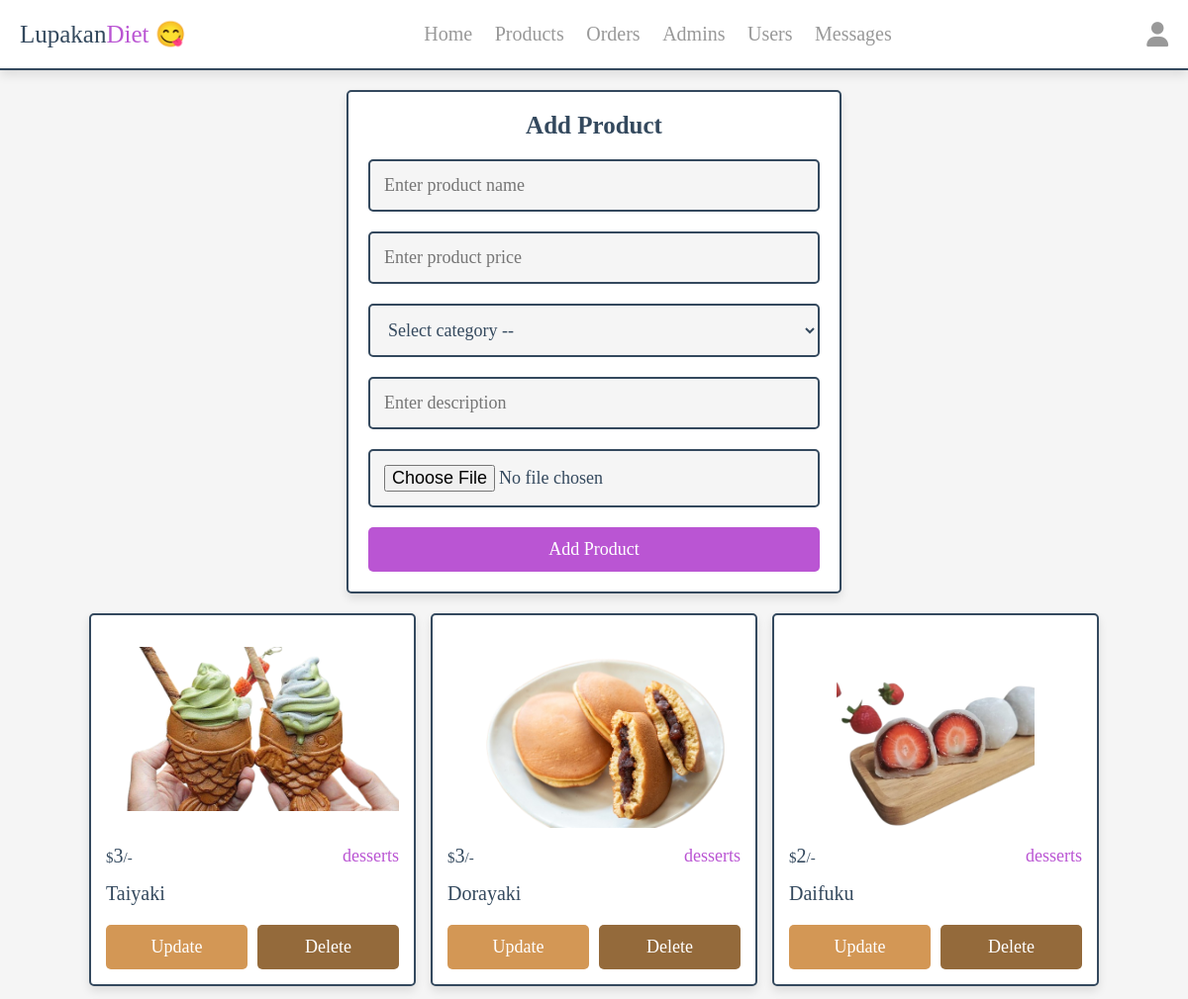
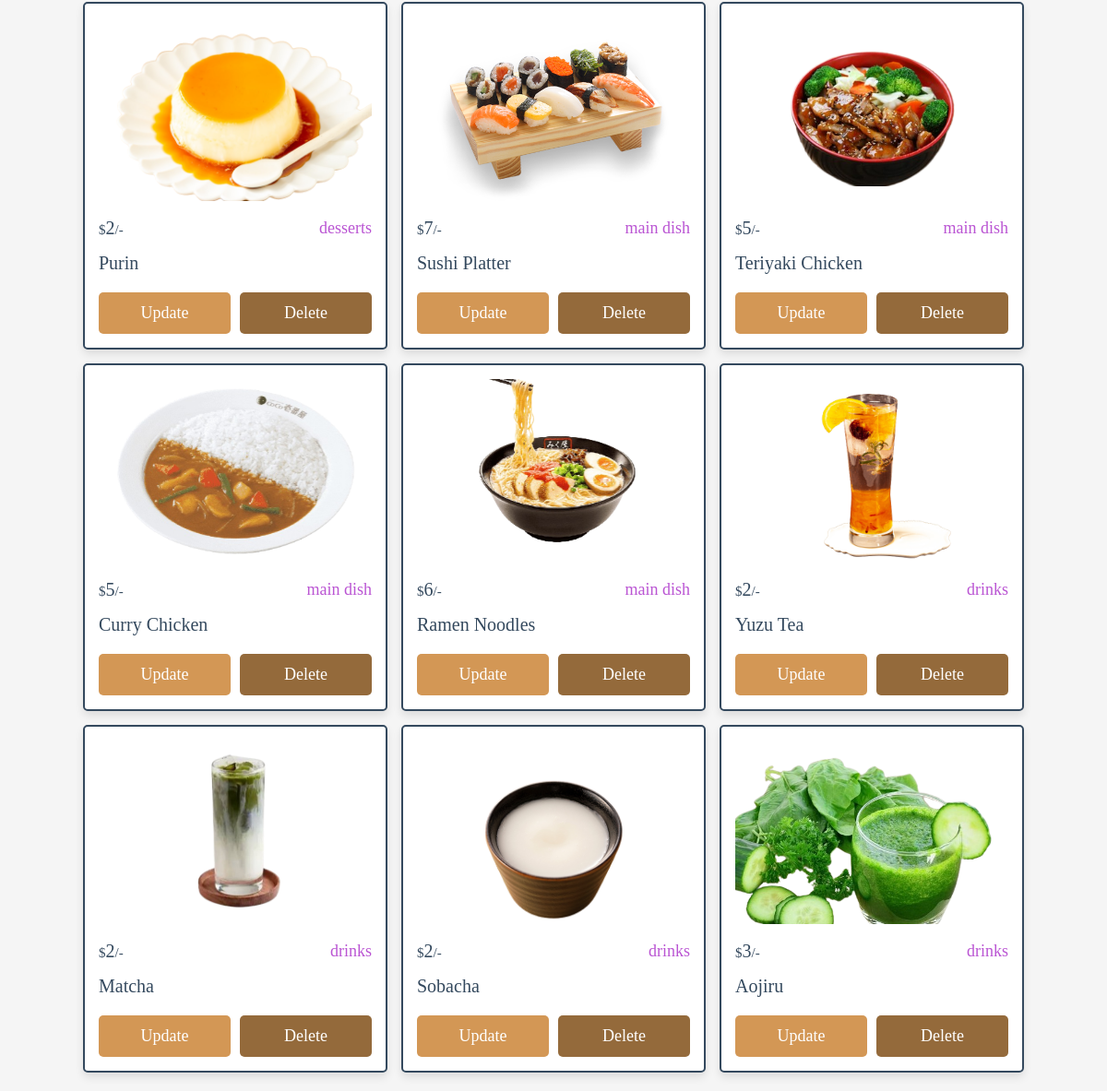
The app's page /admin/products.php (signed in) with its own data (2 pictures, top to bottom).
### tables this page shows
CREATE TABLE `products` (
  `id` int(100) NOT NULL,
  `name` varchar(100) NOT NULL,
  `category` varchar(100) NOT NULL,
  `price` int(10) NOT NULL,
  `image` varchar(100) NOT NULL,
  `description` varchar(500) NOT NULL
);

### admin/products.php (the view, shortened to what this page needs)
<?php
include '../components/connect.php';
?>
<!DOCTYPE html>
<html lang="en">
<head>
   <link rel="stylesheet" href="https://cdnjs.cloudflare.com/ajax/libs/font-awesome/6.1.1/css/all.min.css">
   <link rel="stylesheet" href="../css/admin_style.css">
</head>
<body>
<?php include '../components/admin_header.php' ?>
<section class="add-products">
   <form action="" method="POST" enctype="multipart/form-data">
      <h3>add product</h3>
      <input type="text" required placeholder="Enter product name" name="name" maxlength="100" class="box">
      <input type="number" required placeholder="Enter product price" name="price" min="0" max="9999999999" onkeypress="if(this.value.length == 10) return false;" class="box">
      <select name="category" class="box" required>
         <option value="" disabled selected>Select category --</option>
      </select>
      <input name="description" class="box" required placeholder="Enter description" maxlength="500" cols="30" rows="10">
      <input type="file" name="image" class="box" accept="image/jpg, image/jpeg, image/png, image/webp" required>
      <input type="submit" value="add product" name="add_product" class="btn">
   </form>
</section>
<section class="show-products" style="padding-top: 0;">
   <div class="box-container">
   <?php
      $show_products = $conn->prepare("SELECT * FROM `products`");
      $show_products->execute();
      if($show_products->rowCount() > 0){
         while($fetch_products = $show_products->fetch(PDO::FETCH_ASSOC)){
   ?>
   <div class="box">
      <img src="../uploaded_img/<?= $fetch_products['image']; ?>" alt="">
      <div class="flex">
         <div class="price"><span>$</span><?= $fetch_products['price']; ?><span>/-</span></div>
         <div class="category"><?= $fetch_products['category']; ?></div>
      </div>
      <div class="name"><?= $fetch_products['name']; ?></div>
      <div class="flex-btn">
         <a href="update_product.php?update=<?= $fetch_products['id']; ?>" class="option-btn">update</a>
         <a href="products.php?delete=<?= $fetch_products['id']; ?>" class="delete-btn" onclick="return confirm('delete this product?');">delete</a>
      </div>
   </div>
   <?php
         }
      }else{
         echo '<p class="empty">no products added yet!</p>';
      }
   ?>
   </div>
</section>
</body>
</html>

### css/admin_style.css (style rules this page uses)
:root { --main-color:#BA55D3; --red: #946a3b; --orange: #d39755; --black:#34495e; --white:#fff; --light-bg:#f5f5f5; --light-color:#999; --border:.2rem solid var(--black); --box-shadow:0 .5rem 1rem rgba(0,0,0,.1); }
* { font-family: Candara; margin:0; padding:0; box-sizing: border-box; text-decoration: none; outline: none; border:none; }
html { font-size: 62.5%; overflow-x: hidden; }
body { background-color: var(--light-bg); }
section { max-width: 1200px; margin:0 auto; padding:2rem; }
.btn, .delete-btn, .option-btn { display: block; margin-top: 1rem; border-radius: .5rem; cursor: pointer; width: 100%; font-size: 1.8rem; color:var(--white); padding:1.2rem 3rem; text-transform: capitalize; text-align: center; }
.btn { background-color: var(--main-color); }
.delete-btn { background-color: var(--red); }
.option-btn { background-color: var(--orange); }
.flex-btn { display: flex; gap:1rem; }
.add-products form { margin:0 auto; max-width: 50rem; background-color: var(--white); border-radius: .5rem; box-shadow: var(--box-shadow); border:var(--border); padding:2rem; text-align: center; }
.add-products form h3 { margin-bottom: 1rem; font-size: 2.5rem; color:var(--black); text-transform: capitalize; }
.add-products form .box { background-color: var(--light-bg); border:var(--border); width: 100%; padding:1.4rem; font-size: 1.8rem; color:var(--black); border-radius: .5rem; margin: 1rem 0; }
.show-products .box-container { display: grid; grid-template-columns: repeat(auto-fit, 33rem); gap:1.5rem; justify-content: center; align-items: flex-start; }
.show-products .box-container .box { background-color: var(--white); border-radius: .5rem; box-shadow: var(--box-shadow); border:var(--border); padding:1.5rem; }
.show-products .box-container .box img { width: 100%; height: 20rem; object-fit: contain; margin-bottom: 1rem; }
.show-products .box-container .box .name { font-size: 2rem; color:var(--black); padding:1rem 0; }
.show-products .box-container .box .flex { display: flex; align-items: center; gap:1rem; justify-content: space-between; }
.show-products .box-container .box .flex .category { font-size: 1.8rem; color:var(--main-color); }
.show-products .box-container .box .flex .price { font-size: 2rem; color:var(--black); margin:.5rem 0; }
.show-products .box-container .box .flex .price span { font-size: 1.5rem; }

### records on screen
products: image (picture), price "3", category "desserts", name "Taiyaki"
products: image (picture), price "3", category "desserts", name "Dorayaki"
products: image (picture), price "2", category "desserts", name "Daifuku"
products: image (picture), price "2", category "desserts", name "Purin"
products: image (picture), price "7", category "main dish", name "Sushi Platter"
products: image (picture), price "5", category "main dish", name "Teriyaki Chicken"
products: image (picture), price "5", category "main dish", name "Curry Chicken"
products: image (picture), price "6", category "main dish", name "Ramen Noodles"
products: image (picture), price "2", category "drinks", name "Yuzu Tea"
products: image (picture), price "2", category "drinks", name "Matcha"
products: image (picture), price "2", category "drinks", name "Sobacha"
products: image (picture), price "3", category "drinks", name "Aojiru"
